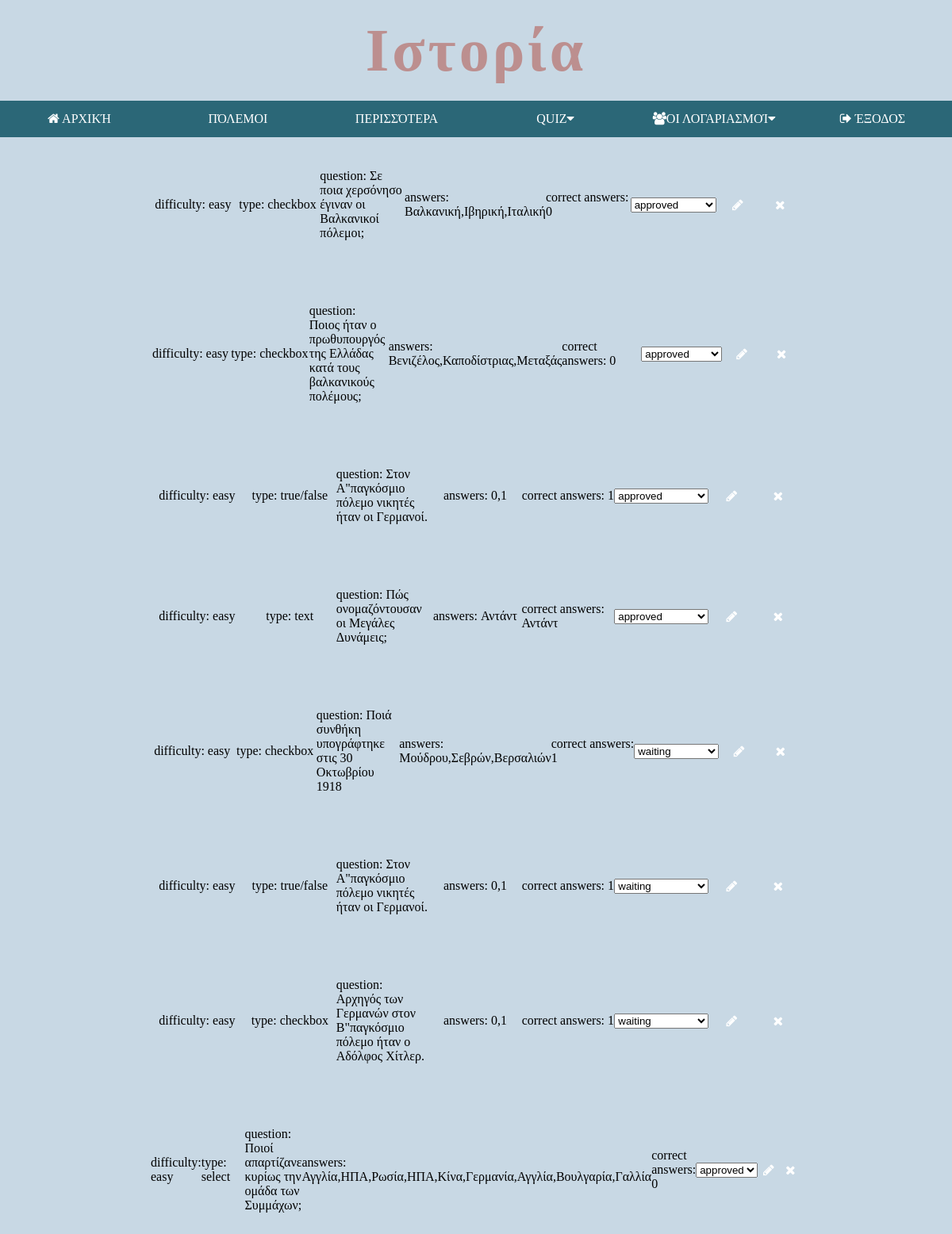
Screenshot of /validating_questions.php (signed in) with the database file from the repository.
### tables this page shows
CREATE TABLE `questions` (
  `id` int(11) NOT NULL,
  `difficulty` char(10) NOT NULL,
  `type` char(10) NOT NULL,
  `question` varchar(200) NOT NULL,
  `answers` varchar(500) NOT NULL,
  `correctAnswers` varchar(500) NOT NULL,
  `status` varchar(50) NOT NULL
);

### validating_questions.php (the view, shortened to what this page needs)
<?php
	require_once "scripts/connect.php";
	$conn = mysqli_connect("localhost","root","");
?>
<!DOCTYPE html>
<html>
    <head>
        <link rel="stylesheet" type="text/css" href="style/mycss.css" />
		<link rel="stylesheet" href="https://cdnjs.cloudflare.com/ajax/libs/font-awesome/4.7.0/css/font-awesome.min.css">
    </head>
    <body>
		<div class="bar">
			<header><h1>Ιστορία</h1></header>
			<nav id = "menu" class="menu">
				<?php echo $menu;?>
			</nav>
		</div>
		<main>
			<?php
				$query = "SELECT * FROM questions WHERE `status`='waiting' OR `status` = 'approved'";
				$result = mysqli_query($conn , $query);
			?>
					<div class="flex-base" style="flex-direction: column;">
						<?php
							while ($row = mysqli_fetch_assoc($result)) {
								echo '<form method="post" action="scripts/validating_question.php" class="flex-base flex-kid" id="' .$row["id"] . '" style="width: 75vw;padding: 5vh">';
									echo '<div class="flex-kid flex-base">';
										echo "difficulty: " . $row["difficulty"];
									echo '</div>';
                                    echo '<div class="flex-kid flex-base">';
										echo "type: " . $row["type"];
									echo '</div>';
                                    echo '<div class="flex-kid flex-base">';
										echo "question: " . $row["question"];
									echo '</div>';
                                    echo '<div class="flex-kid flex-base">';
										echo "answers: " . $row["answers"];
									echo '</div>';
                                    echo '<div class="flex-kid flex-base">';
										echo "correct answers: " . $row["correctAnswers"];
									echo '</div>';
									echo '<select name="status" class="flex-kid flex-base">';
										echo '<option value="'. $row["status"] .'">'.  $row["status"] .'</option>';
									echo '</select>';
									echo '<div class="flex-base flex-kid-half">';
										$action = 1;
										echo '<i  style="cursor: pointer" onclick="send_post('.$row["id"].', '. $action .')" class="fa fa-pencil" aria-hidden="true"></i>';
									echo '</div>';
									echo '<div class="flex-base flex-kid-half">';
										$action = 2;
										echo '<i style="cursor: pointer" onclick="send_post('.$row["id"].', '. $action .')" class="fa fa-times"></i>';
									echo '</div>';
								echo '</form>';
							}
						?>
					</div>
		</main>
    </body>
</html>

### scripts/connect.php (shortened to what this page needs)
<?php
$_userRole  = "";
if(isset($_SESSION["id"]))
{
	$_userRole  = $_SESSION["role"];
}
switch($_userRole)
{
	case "admin":
		$menu = "<ul>
			<li><a href='index.php' ><i class='fa fa-home'></i> Αρχική</a></li>
			<li><a href='basics1.php'>Πόλεμοι</a></li>
			<li><a href='more1.php'>Περισσότερα</a></li>
			<li class='drop-down'><a href='#'>Quiz<i class='fa fa-caret-down' style='color:white'></i></a>
				<ul>
					<li><a href='qz.php'>Quiz</a></li>
					<li><a href='addques.php'>Προσθήκη Ερώτησης</a></li>
					<li><a href='validating_question.php'>Πιθανές ερωτήσεις</a></li>
				</ul>
			</li>
			<li class='drop-down'><a href='#'><i class='fa fa-users'></i>Οι λογαριασμοί<i class='fa fa-caret-down' style='color:white'></i></a>
				<ul>
					<li><a href='user.php'>Ο λογαριασμός μου</a></li><br>
					<li><a href='edit_roles.php'>Επεξεργασία ρόλων</a></li>
				</ul>
			</li>
			<li><a href='logout.php'><i class='fa fa-sign-out'></i> Έξοδος</a></li>
		</ul>";
	break;
}
?>

### style/mycss.css (style rules this page uses)
* { box-sizing: border-box; margin: 0px; padding: 0px; }
.fa { color:white; }
body { background: #c8d8e4; }
header { padding: 20px; text-align: center; color: #BC8F8F; letter-spacing: 4px; font-style: bold; font-size: 38px; }
.menu ul { list-style: none; margin: 0; padding: 0; display: flex; }
.menu ul li { flex: 1; }
.menu a { color: #fff; padding: 14px; text-align: right; display: block; text-transform: uppercase; text-decoration: none; text-align: center; background-color: #2b6777; }
.flex-base { display: flex; justify-content: center; align-items: center; }
.flex-kid { flex: 1; }
.flex-kid-half { flex: 0.5; }

### rows the page displays
questions: difficulty "easy", type "checkbox", question "Σε ποια χερσόνησο έγιναν οι Βαλκανικοί πόλεμοι;", answers "Βαλκανική,Ιβηρική,Ιταλική", correctAnswers "0", status "approved"
questions: difficulty "easy", type "checkbox", question "Ποιος ήταν ο πρωθυπουργός της Ελλάδας κατά τους βαλκανικούς πολέμους;", answers "Βενιζέλος,Καποδίστριας,Μεταξάς", correctAnswers "0", status "approved"
questions: difficulty "easy", type "true/false", question "Στον Α\"παγκόσμιο πόλεμο νικητές ήταν οι Γερμανοί.", answers "0,1", correctAnswers "1", status "approved"
questions: difficulty "easy", type "text", question "Πώς ονομαζόντουσαν οι Μεγάλες Δυνάμεις;", answers "Αντάντ", correctAnswers "Αντάντ", status "approved"
questions: difficulty "easy", type "checkbox", question "Ποιά συνθήκη υπογράφτηκε στις 30 Οκτωβρίου 1918", answers "Μούδρου,Σεβρών,Βερσαλιών", correctAnswers "1", status "waiting"
questions: difficulty "easy", type "true/false", question "Στον Α\"παγκόσμιο πόλεμο νικητές ήταν οι Γερμανοί.", answers "0,1", correctAnswers "1", status "waiting"
questions: $row["id"] 7 (drawn), difficulty "easy", type "checkbox", question "Αρχηγός των Γερμανών στον Β\"παγκόσμιο πόλεμο ήταν ο Αδόλφος Χίτλερ.", answers "0,1", correctAnswers "1", status "waiting"
questions: difficulty "easy", type "select", question "Ποιοί απαρτίζανε κυρίως την ομάδα των Συμμάχων;", answers "Αγγλία,ΗΠΑ,Ρωσία,ΗΠΑ,Κίνα,Γερμανία,Αγγλία,Βουλγαρία,Γαλλία", correctAnswers "0", status "approved"
